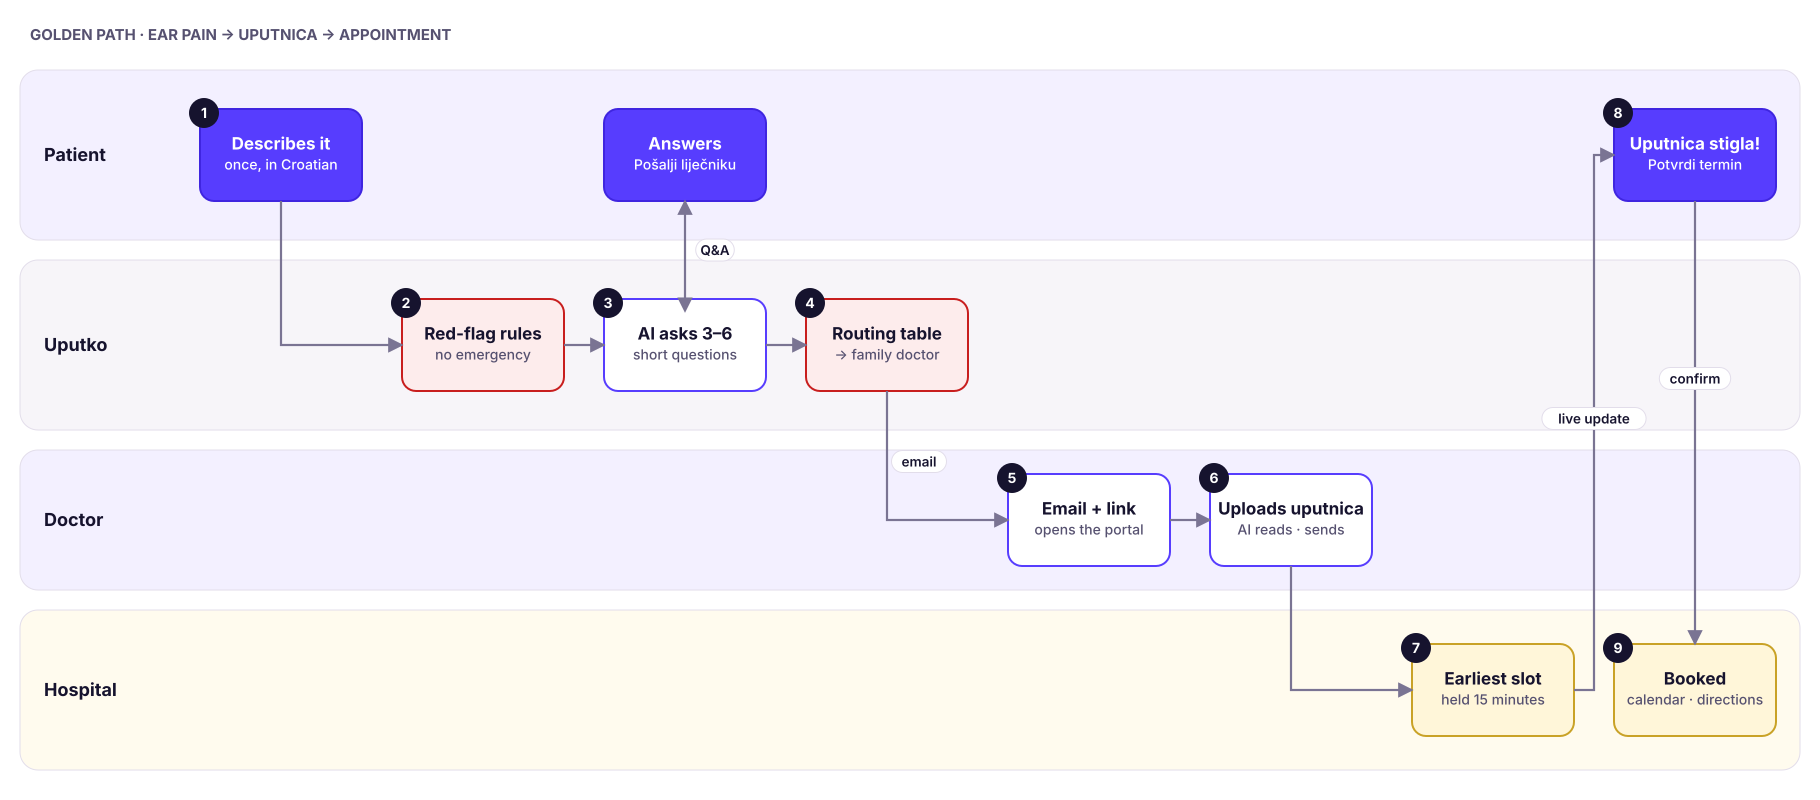

Write the Python code that produced this figure.
"""Golden path as swimlanes: who does what, in order (numbered steps).

Run from this folder: python3 golden-path.py && node render.cjs
"""

from kit import Diagram

d = Diagram(1820, 800, "Uputko golden path")
d.label(30, 40, "GOLDEN PATH · EAR PAIN → UPUTNICA → APPOINTMENT")

# Lanes
d.lane(70, 170, "Patient", "#F3F0FF")
d.lane(260, 170, "Uputko", "#F7F5F9")
d.lane(450, 140, "Doctor", "#F3F0FF")
d.lane(610, 160, "Hospital", "#FFFBEE")

BW, BH = 162, 92
col = lambda i: 200 + i * 202  # noqa: E731  left edge of column i
mid = lambda i: col(i) + BW / 2  # noqa: E731
PY, UY, DY, HY = 109, 299, 474, 644  # box top per lane


def step(n, i, y, kind, lines):
    d.box(col(i), y, BW, BH, kind, lines)
    d.badge(col(i) + 4, y + 4, n)


step(1, 0, PY, "person", ["Describes it", "once, in Croatian"])
step(2, 1, UY, "safety", ["Red-flag rules", "no emergency"])
step(3, 2, UY, "app", ["AI asks 3–6", "short questions"])
d.box(col(2), PY, BW, BH, "person", ["Answers", "Pošalji liječniku"])
step(4, 3, UY, "safety", ["Routing table", "→ family doctor"])
step(5, 4, DY, "app", ["Email + link", "opens the portal"])
step(6, 5, DY, "app", ["Uploads uputnica", "AI reads · sends"])
step(7, 6, HY, "hospital", ["Earliest slot", "held 15 minutes"])
step(8, 7, PY, "person", ["Uputnica stigla!", "Potvrdi termin"])
step(9, 7, HY, "hospital", ["Booked", "calendar · directions"])

# Flow
d.arrow([(mid(0), PY + BH), (mid(0), UY + BH / 2), (col(1), UY + BH / 2)])
d.arrow([(col(1) + BW, UY + BH / 2), (col(2), UY + BH / 2)])
d.arrow([(mid(2), UY), (mid(2), PY + BH)], "Q&A", both=True, lx=30, ly=4)
d.arrow([(col(2) + BW, UY + BH / 2), (col(3), UY + BH / 2)])
d.arrow([(mid(3), UY + BH), (mid(3), DY + BH / 2), (col(4), DY + BH / 2)], "email", at=0.1, lx=32, ly=10)
d.arrow([(col(4) + BW, DY + BH / 2), (col(5), DY + BH / 2)])
d.arrow([(mid(5), DY + BH), (mid(5), HY + BH / 2), (col(6), HY + BH / 2)])
gap = col(7) - 20
d.arrow([(col(6) + BW, HY + BH / 2), (gap, HY + BH / 2), (gap, PY + BH / 2), (col(7), PY + BH / 2)], "live update", at=0.5, lx=0, ly=0)
d.arrow([(mid(7), PY + BH), (mid(7), HY)], "confirm", at=0.5, lx=0, ly=-40)

d.save("golden-path")
